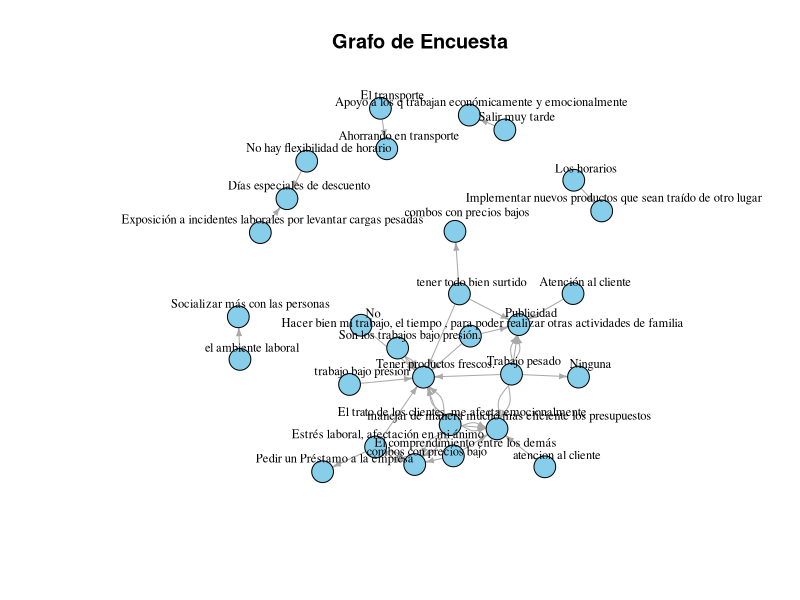

Here is the R script that generated this plot:
# Titulo: Encuesta representada con grafos 
# Autor: Jhoseth Esteban Muñoz Martinez
# Fecha: 27/10/2025

#Se descargan las librerias para visualizar el grafo en R que es igraph junto a la libreria readr
#para leer archivos .csv e interpretar los datos que albergan dentro.
library(igraph)
library(readr)

#Carga el archivo "Prueba64.csv" usando la funcion que admite este formato que son los punto y coma.
datos <- read_csv2("Prueba64.csv")

#Se limpia las filas con valores nulos para solo trabajar con los valores deseados.
datos <- na.omit(datos)

#Se crea un objecto el cual sera nuestra representacion general del grafos.
g <- make_empty_graph(directed = TRUE)

# Se extrae todos los datos para la construccion que estan ubicados en las columnas de interes con el fin de crear los vertices.
nodos <- unique(c(datos$`El trato de los clientes`, datos$`Días especiales de descuento`))

# Se añade los vertices del anterior paso al objecto grafo.
g <- add_vertices(g, nv = length(nodos), name = nodos)

# Creamos una funcion que itere por cada fila para la creacion de las aristas.
# usamos el objecto que almacenamos para guardar los datos del dataframe
for (i in 1:nrow(datos)) {
  desde <- datos$`El trato de los clientes`[i]  # Se define el nodo de origen de la conexión.
  hacia <- datos$`Días especiales de descuento`[i]  # Se define el nodo de destino.
  g <- add_edges(g, c(V(g)$name[V(g)$name == desde], V(g)$name[V(g)$name == hacia])) # Se añade la arista dirigida desde el origen al destino.
}

#Con la funcion "layaout_with_fr" evitamos las superposiciones entre nodos y lo escalamos por dos
# para aumentar la separacion
mi_layout <- layout_with_fr(g)
mi_layout <- mi_layout * 2

# Se renderiza el grafo con una serie de parámetros para mejorar su estética y legibilidad.
plot(g,
     layout = mi_layout,      # Aplica la disposición calculada       
     vertex.color = "skyblue", # Define el color de los nodos
     vertex.size = 12,         # Define el tamaño de los nodos
     vertex.label.cex = 0.75,         # Tamaño del texto de las etiquetas
     vertex.label.color = "black",    # Color del texto de las etiquetas
     vertex.label.dist = 1.3,        # Distancia entre el nodo y su etiquet
     edge.arrow.size = 0.4,          # Tamaño de la punta de las flechas
     main = "Grafo de Encuesta" # Título principal del gráfico
)